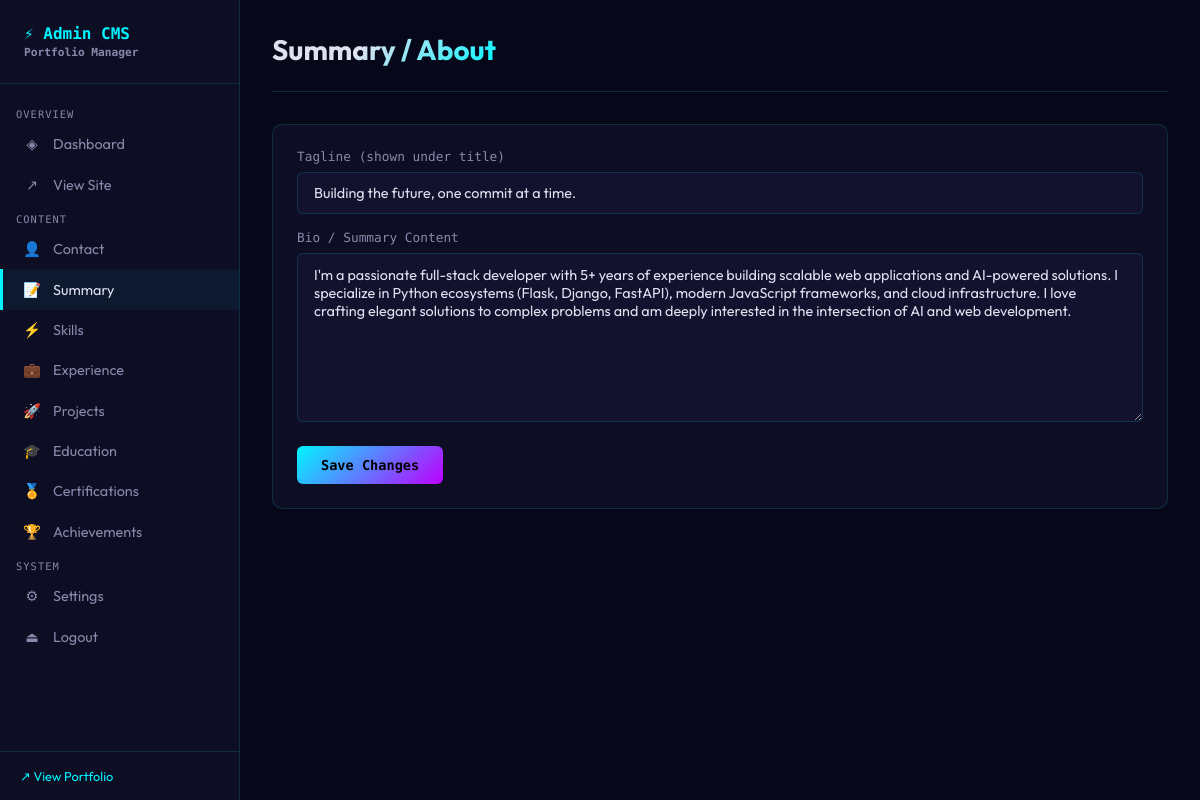
Screenshot of /admin/summary (signed in) with the database file from the repository.
### tables this page shows
CREATE TABLE summary (
        id INTEGER PRIMARY KEY,
        content TEXT,
        tagline TEXT
    );

### app/routes/admin.py (the view, shortened to what this page needs)
@admin_bp.route('/summary', methods=['GET', 'POST'])
@login_required
def summary():
    db = get_db(current_app.config['DB_PATH'])
    item = db.execute("SELECT * FROM summary LIMIT 1").fetchone()
    db.close()
    return render_template('admin/summary.html', item=item or {})

### app/db.py (called while the page is built)
def get_db(db_path):
    conn = sqlite3.connect(db_path)
    conn.row_factory = sqlite3.Row
    conn.execute("PRAGMA journal_mode=WAL")
    return conn

### app/routes/admin.py (called while the page is built)
@admin_bp.context_processor
def inject_settings():
    try:
        db = get_db(current_app.config['DB_PATH'])
        settings = {r['key']: r['value'] for r in db.execute("SELECT key,value FROM site_settings").fetchall()}
        db.close()
        return dict(settings=settings)
    except:
        return dict(settings={})

def login_required(f):
    @wraps(f)
    def decorated(*args, **kwargs):
        if not session.get('admin_logged_in'):
            return redirect(url_for('admin.login'))
        return f(*args, **kwargs)
    return decorated

### app/templates/admin/summary.html
{% extends 'admin/base.html' %}
{% block content %}
<div class="page-header"><div><div class="page-title">Summary / About</div></div></div>
<div class="card">
  <form method="POST">
    <div class="form-group" style="margin-bottom:1rem">
      <label>Tagline (shown under title)</label>
      <input name="tagline" value="{{ item.tagline or '' }}" placeholder="Building the future, one commit at a time.">
    </div>
    <div class="form-group">
      <label>Bio / Summary Content</label>
      <textarea name="content" rows="8">{{ item.content or '' }}</textarea>
    </div>
    <div class="form-actions"><button type="submit" class="btn btn-primary">Save Changes</button></div>
  </form>
</div>
{% endblock %}

### app/templates/admin/base.html (style rules this page uses)
:root { --accent: #00f5ff; --secondary: #bf00ff; --bg: #07071a; --bg2: #0d0d24; --bg3: #12122e; --text: #e0e0f0; --text-dim: #8888aa; --border: rgba(0, 245, 255, 0.15); --success: #00cc88; --error: #ff4466; --font-mono: 'Space Mono', monospace; --font: 'Outfit', sans-serif; --r: 10px; }
*, *::before, *::after { box-sizing: border-box; margin: 0; padding: 0; }
body { font-family: var(--font); background: var(--bg); color: var(--text); min-height: 100vh; display: flex; }
.page-header { display: flex; justify-content: space-between; align-items: center; margin-bottom: 2rem; padding-bottom: 1.5rem; border-bottom: 1px solid var(--border); }
.page-title { font-size: 1.75rem; font-weight: 700; background: linear-gradient(135deg, var(--text) 40%, var(--accent)); -webkit-background-clip: text; -webkit-text-fill-color: transparent; background-clip: text; }
.card { background: var(--bg2); border: 1px solid var(--border); border-radius: var(--r); padding: 1.5rem; margin-bottom: 1.5rem; }
.form-group { display: flex; flex-direction: column; gap: 0.5rem; }
label { font-size: 0.8rem; color: var(--text-dim); font-family: var(--font-mono); }
input, textarea, select { background: var(--bg3); border: 1px solid var(--border); border-radius: 6px; padding: 0.7rem 1rem; color: var(--text); font-family: var(--font); font-size: 0.9rem; transition: border-color 0.2s; width: 100%; }
textarea { resize: vertical; min-height: 100px; }
.form-actions { display: flex; gap: 1rem; margin-top: 1.5rem; flex-wrap: wrap; }
.btn { padding: 0.7rem 1.5rem; border-radius: 6px; font-family: var(--font-mono); font-size: 0.85rem; cursor: pointer; text-decoration: none; display: inline-flex; align-items: center; gap: 0.5rem; border: none; transition: all 0.2s; }
.btn-primary { background: linear-gradient(135deg, var(--accent), var(--secondary)); color: #000; font-weight: 700; }

### rows the page displays
summary: tagline "Building the future, one commit at a time.", content "I'm a passionate full-stack developer with 5+ years of experience building scalable web applications and AI-powered solutions. I specialize in Python ecosystems (Flask, Django, FastAPI), modern JavaScript frameworks, and cloud infrastructure. I love crafting elegant solutions to complex problems and am deeply interested in the intersection of AI and web development."
